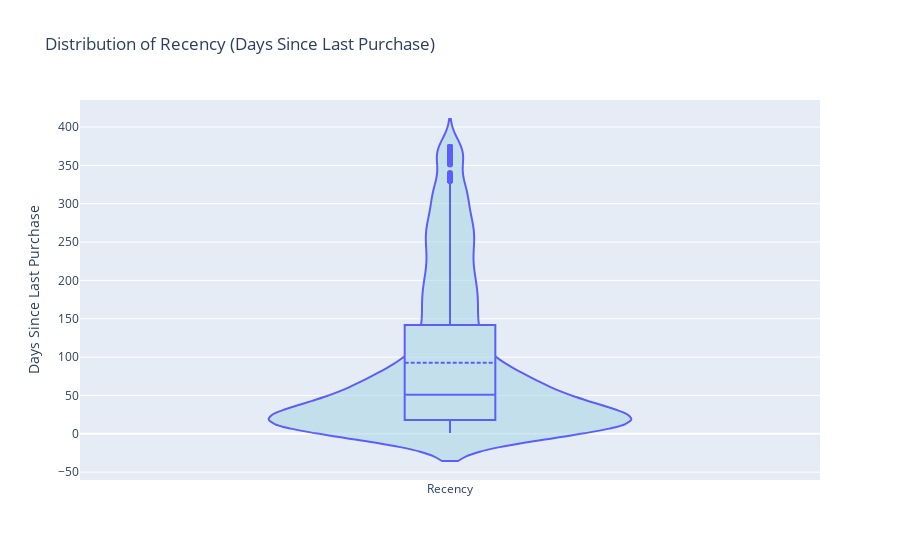

Source (notebook cell):
### Code cell
#Recency

import plotly.graph_objs as go
import plotly.offline as pyo

# Create the violin plot
violin = go.Violin(
    y=rfm_table['DaysSinceLastPurchase'],
    box_visible=True,  # Show the box plot inside the violin
    meanline_visible=True,  # Display the mean line
    line_color='blue',
    fillcolor='lightblue',
    opacity=0.6,
    name='Recency'
)

# Layout for the plot
layout = go.Layout(
    title="Distribution of Recency (Days Since Last Purchase)",
    yaxis=dict(title='Days Since Last Purchase'),  # Label for the y-axis
)

# Create the figure and plot it
fig = go.Figure(data=[violin], layout=layout)
pyo.iplot(fig)

### Figure 1 — Plotly figure (JSON) as saved in the notebook; plotly's stock layout.template omitted (floating-point values rounded to 4 significant figures; data arrays with more than 128 entries replaced by an {"elided": "..."} marker saying what was removed)
{"data": [{"box": {"visible": true}, "fillcolor": "lightblue", "line": {"color": "blue"}, "meanline": {"visible": true}, "name": "Recency", "opacity": 0.6, "type": "violin", "y": {"elided": "4338 int values"}}], "layout": {"autosize": true, "title": {"text": "Distribution of Recency (Days Since Last Purchase)"}, "xaxis": {"autorange": true, "range": [-0.5, 0.5], "type": "category"}, "yaxis": {"autorange": true, "range": [-60.24, 435.2], "title": {"text": "Days Since Last Purchase"}, "type": "linear"}}}
